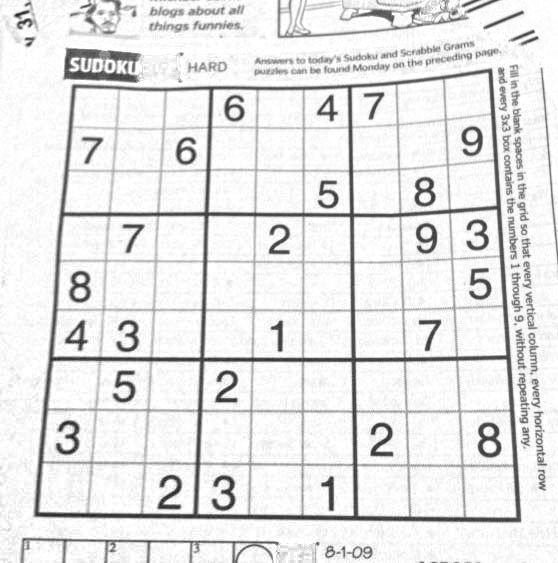
#> input picture Homework3/sudoku.png, 558 x 563 px; the run also reads 5 pictures not shown here
$ jupyter execute --allow-errors hw3.ipynb   (shell and % lines are left out)   (older library calls are emulated)
#> lines starting #> are read from the running program, lines starting #| are printed output that depends on the picture
#> further down, img is the input picture: shape (563, 558) float64; min 0.106, max 1, mean 0.9
### Homework3/panorama.py
import random

import numpy as np
from skimage import filters
from skimage.util.shape import view_as_blocks
from scipy.spatial.distance import cdist
from scipy.ndimage.filters import convolve

from utils import pad, unpad


def harris_corners(img, window_size=3, k=0.08):
    """
    Compute Harris corner response map. Follow the math equation
    R=Det(M)-k(Trace(M)^2).

    Hint:
        You may use the function scipy.ndimage.filters.convolve,
        which is already imported above

    Args:
        img: Grayscale image of shape (H, W)
        window_size: size of the window function
        k: sensitivity parameter

    Returns:
        response: Harris response image of shape (H, W)
    """
#> called with window_size = 3, k = 0.08

    H, W = img.shape
    window = np.ones((window_size, window_size))

    response = np.zeros((H, W))

    dx = filters.sobel_v(img)
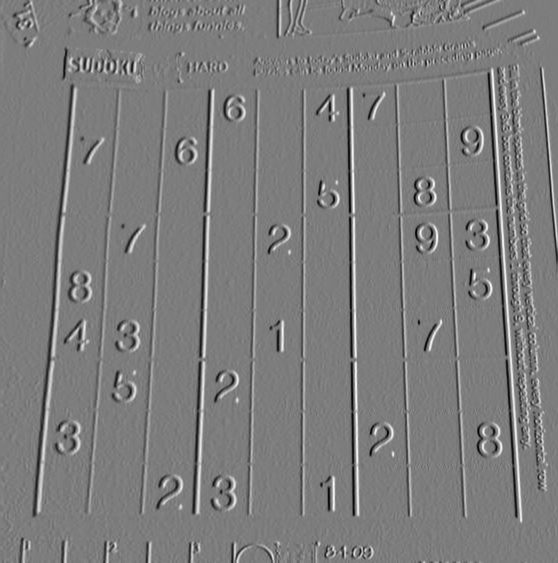
#> dx: shape (563, 558) float64; min -0.675, max 0.701, mean -2.2e-05; drawn with min black and max white
    dy = filters.sobel_h(img)
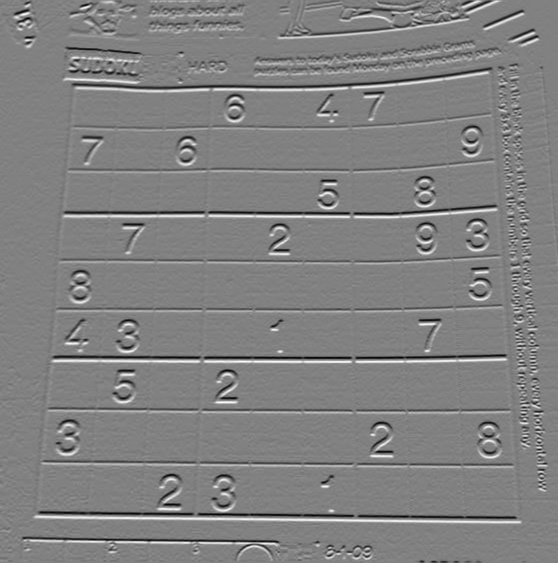
#> dy: shape (563, 558) float64; min -0.716, max 0.697, mean 5.73e-05; drawn with min black and max white

    ### YOUR CODE HERE
    Ix2 = np.multiply(dx, dx)
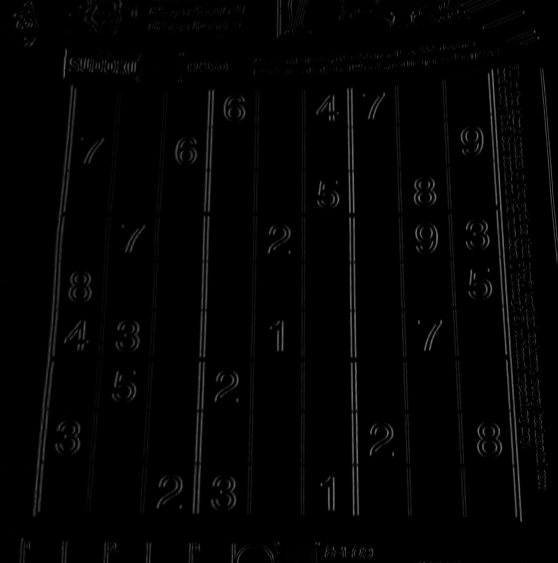
#> Ix2: shape (563, 558) float64; min 0, max 0.491, mean 0.0139
    Iy2 = np.multiply(dy, dy)
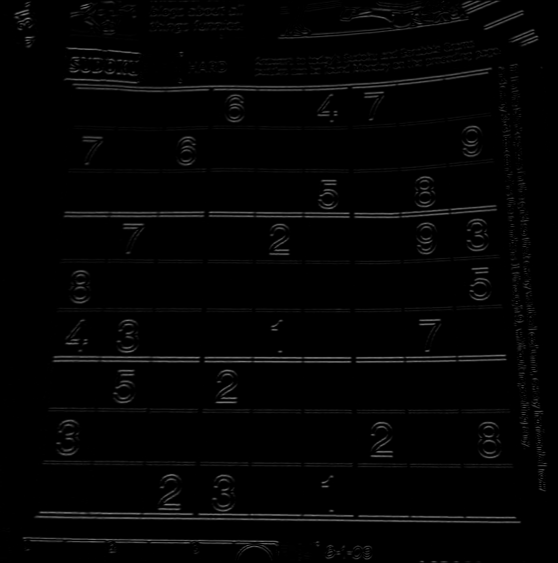
#> Iy2: shape (563, 558) float64; min 0, max 0.512, mean 0.0161
    IxIy = np.multiply(dx, dy)
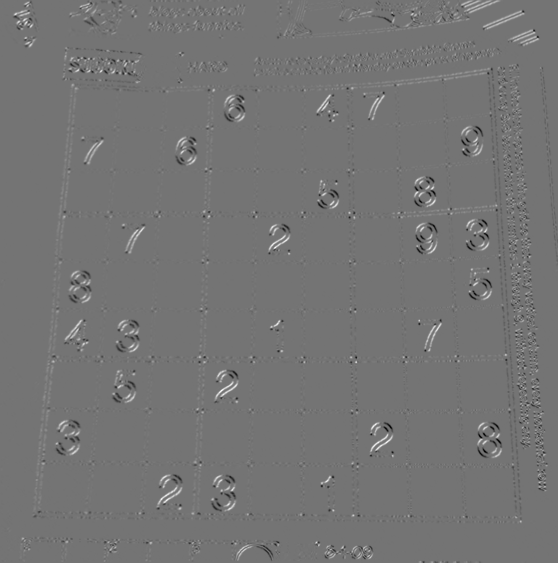
#> IxIy: shape (563, 558) float64; min -0.205, max 0.244, mean 0.000765; drawn with min black and max white

    A = convolve(Ix2, window)
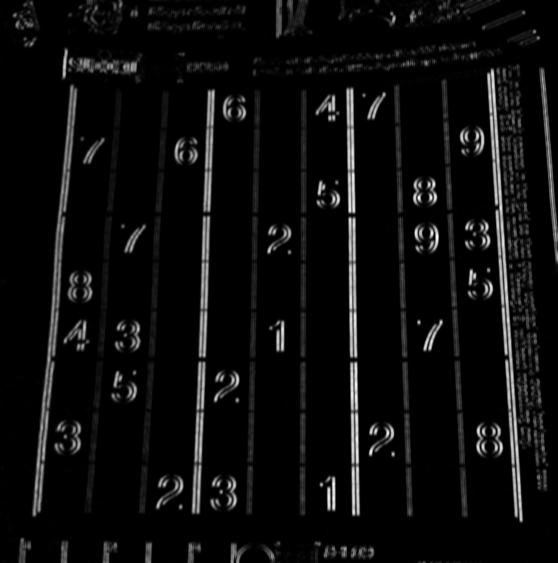
#> A: shape (563, 558) float64; min 0, max 2.35, mean 0.125; drawn with min black and max white
    B = convolve(Iy2, window)
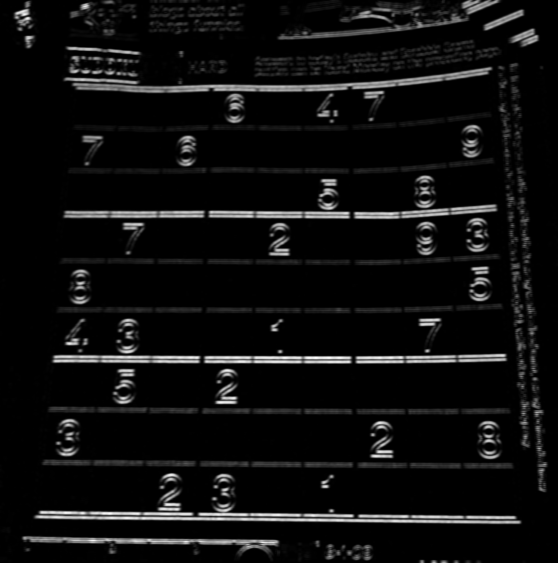
#> B: shape (563, 558) float64; min 0, max 2.42, mean 0.144; drawn with min black and max white
    C = convolve(IxIy, window)

    detM = np.multiply(A, B) - np.multiply(C, C)
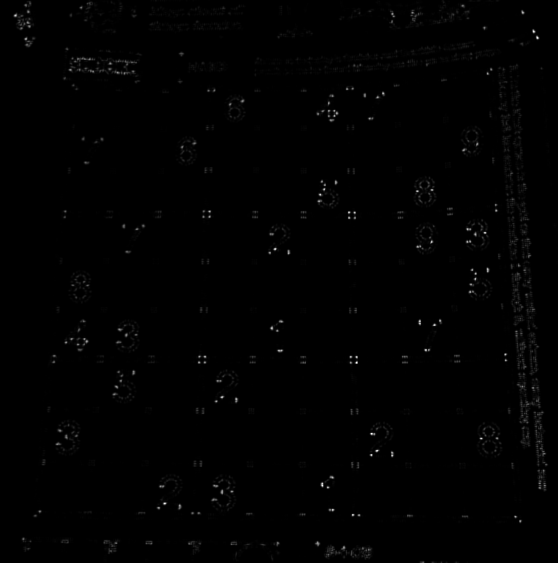
#> detM: shape (563, 558) float64; min -4.24e-22, max 1.1, mean 0.00664; drawn with min black and max white
    traceM = A + B

    response = detM - k * traceM
#> (the rest of the program and of its run is left out)
